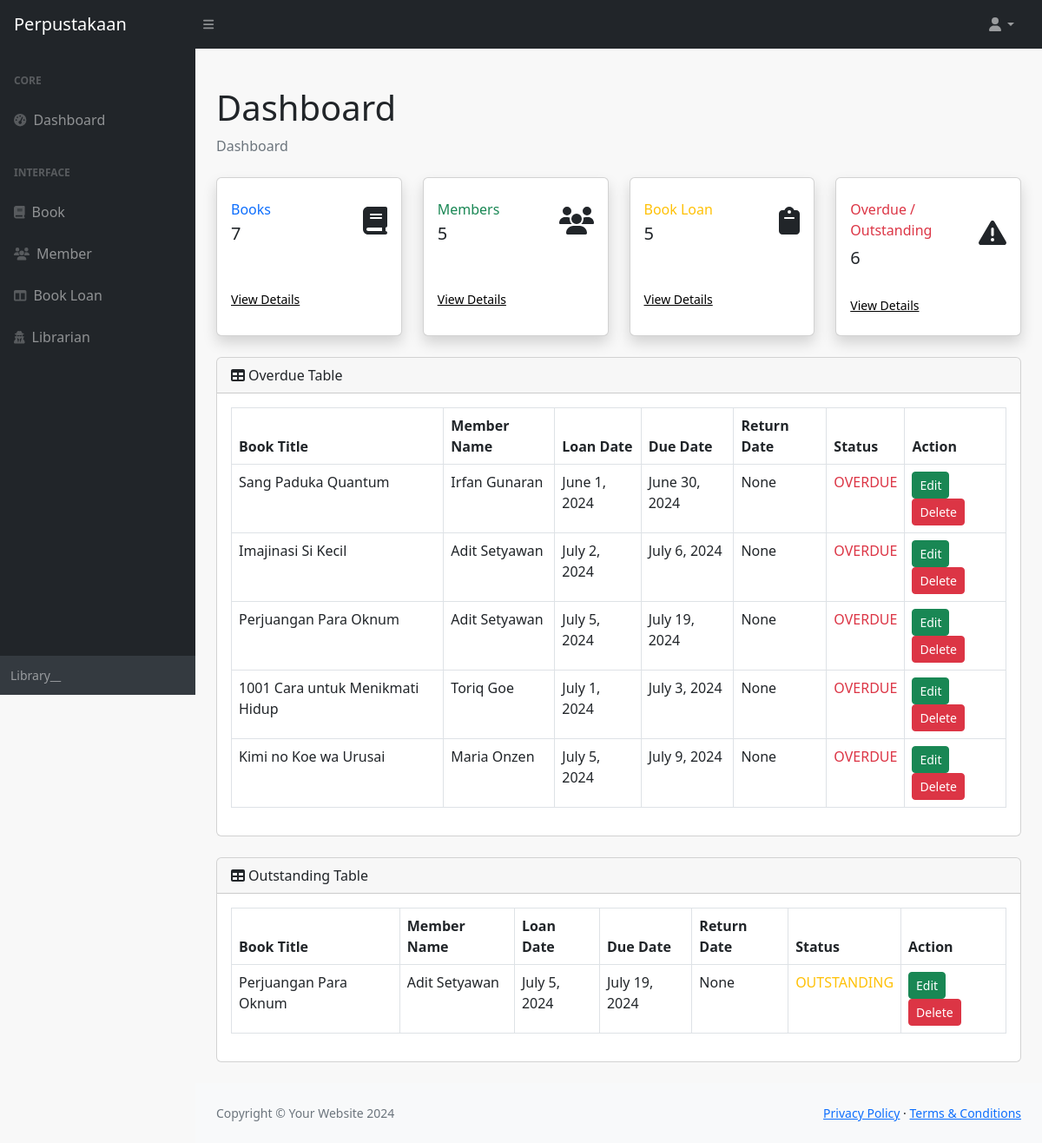
Page /home (signed in) on the committed database.
### bookloan/models.py (models this page shows, shortened)
class BookLoan(models.Model):
    book = models.ForeignKey(to=Book , on_delete=models.SET_NULL, null=True)
    member = models.ForeignKey(to=Member, on_delete=models.SET_NULL, null=True)
    librarian = models.ForeignKey(to=Librarian, on_delete=models.SET_NULL, null=True)
    loan_date = models.DateField()
    due_date = models.DateField()
    return_date = models.DateField(null=True, blank=True)
    class Meta:
        db_table = 'book_loans'

### book/models.py (models this page shows, shortened)
class Book(models.Model):
    title = models.CharField(max_length=50)
    author = models.CharField(max_length=25)
    isbn = models.CharField(max_length=15)
    published_date = models.DateField()
    class Meta:
        db_table = 'book'

### member/models.py (models this page shows, shortened)
class Member(models.Model):
    full_name = models.CharField(max_length=15)
    email = models.EmailField(unique=True)
    phone_number = models.CharField(max_length=15)
    class Meta:
        db_table = 'member'

### library_django/views.py (the view)
# urls.py: path('home', views.home, name = 'home'),
def home(request):
    today =  timezone.now().date()
    h3day = today + timedelta(days=3)
    overdue_loans = BookLoan.objects.filter(Q(due_date__lte=today) &  Q(return_date__isnull = True))
    outstand_loans = BookLoan.objects.filter(due_date__range=(today, h3day))
    bookloan_list = BookLoan.objects.all()
    count_book = Book.objects.all().count()
    count_member = Member.objects.all().count()
    count_bookloan = BookLoan.objects.all().count()
    count_overdue = overdue_loans.count()
    count_outstand = outstand_loans.count()
    count_all_over = count_overdue + count_outstand
    if 'username' in request.session:
        username = request.session['username']
        librarian_user = username
    else:
        return redirect('librarian_login')
    context = {
        'librarian_user': librarian_user,
        'count_all_over': count_all_over,
        'overdue_loans': overdue_loans,
        'outstand_loans': outstand_loans,
        'bookloan_list': bookloan_list,
        'count_book': count_book,
        'count_member': count_member,
        'count_bookloan': count_bookloan
        }
    return render(request, 'home.html',context)

### library_django/templates/home.html (shortened to what this page needs)
{% extends 'base.html' %} {% block content%}
<div class="container-fluid px-4">
  <h1 class="mt-4">Dashboard</h1>
  <ol class="breadcrumb mb-4">
    <li class="breadcrumb-item active">Dashboard</li>
  </ol>
  <div class="row">
    <div class="col-xl-3 col-md-6 mb-4">
      <div class="card shadow h-100 py-2">
        <div class="card-body">
          <div class="row no-gutters align-items-center">
            <div class="col mr-2">
              <div
                class="text-xs font-weight-bold text-primary mb-1"
              >
                Books
              </div>
              <div class="h5 mb-0 font-weight-bold text-gray-800">
                {{count_book}}
              </div>
            </div>
            <div class="col-auto">
              <i class="fas fa-book fa-2x text-gray-300"></i>
            </div>
        </div>
      </div>
      <div class="card-body d-flex align-items-center">
          <a class="small text-black" href="/book/list">View Details</a>
      </div>
      </div>
    </div>
    <div class="col-xl-3 col-md-6 mb-4">
      <div class="card shadow h-100 py-2">
        <div class="card-body">
          <div class="row no-gutters align-items-center">
            <div class="col mr-2">
              <div
                class="text-xs font-weight-bold text-success mb-1"
              >
                Members
              </div>
              <div class="h5 mb-0 font-weight-bold text-gray-800">
                {{count_member}}
              </div>
            </div>
            <div class="col-auto">
              <i class="fas fa-users fa-2x text-gray-300"></i>
            </div>
        </div>
      </div>
      <div class="card-body d-flex align-items-center">
          <a class="small text-black" href="/member/list">View Details</a>
      </div>
      </div>
    </div>
    <div class="col-xl-3 col-md-6 mb-4">
      <div class="card shadow h-100 py-2">
        <div class="card-body">
          <div class="row no-gutters align-items-center">
            <div class="col mr-2">
              <div
                class="text-xs font-weight-bold text-warning mb-1">Book Loan
              </div>
              <div class="h5 mb-0 font-weight-bold text-gray-800">
                {{count_bookloan}}
              </div>
            </div>
            <div class="col-auto">
              <i class="fas fa-clipboard fa-2x text-gray-300"></i>
            </div>
        </div>
      </div>
      <div class="card-body d-flex align-items-center">
          <a class="small text-black" href="/bookloan/list">View Details</a>
      </div>
      </div>
    </div>
    <div class="col-xl-3 col-md-6 mb-4">
      <div class="card shadow h-100 py-2">
        <div class="card-body">
          <div class="row no-gutters align-items-center">
            <div class="col mr-2">
              <div class="text-xs font-weight-bold text-danger mb-2">
                Overdue / Outstanding
              </div>
              <div class="h5 mb-0 font-weight-bold text-gray-800">{{count_all_over}}</div>
            </div>
            <div class="col-auto">
              <i class="fas fa-warning fa-2x text-gray-300"></i>
            </div>
          </div>
        </div>
        <div class="card-body d-flex align-items-center">
            <a class="small text-black" href="#">View Details</a>
        </div>
      </div>
    </div>
  </div>
  <div class="card mb-4">
    <div class="card-header"><i class="fas fa-table me-1"></i>Overdue Table</div>
    <div class="card-body">
      <table class = "table table-bordered">
        <thead>
            <tr>
                <th>Book Title</th>
                <th>Member Name</th>
                <th>Loan Date</th>
                <th>Due Date</th>
                <th>Return Date</th>
                <th>Status</th>
                <th>Action</th>
            </tr>
        </thead>
        <tbody>
            {% for bookloan in overdue_loans%}
            <tr>
                <td>{{bookloan.book.title}}</td>
                <td>{{bookloan.member.full_name}}</td>
                <td>{{bookloan.loan_date}}</td>
                <td>{{bookloan.due_date}}</td>
                <td>{{bookloan.return_date}}</td>
                <td class="text-xs font-weight-bold text-danger text-uppercase mb-1">OVERDUE</td>
                <td>
                    <a href = {% url 'edit_bookloan' bookloan.id%} class="btn btn-success btn-sm">Edit</a>
                    <a href = {% url 'delete_bookloan' bookloan.id %} class="btn btn-danger btn-sm">Delete</a>
                </td>
            </tr>
            {% endfor %}
        </tbody>
      </table>
    </div>
  </div>
  <div class="card mb-4">
    <div class="card-header"><i class="fas fa-table me-1"></i>Outstanding Table</div>
    <div class="card-body">
      <table class = "table table-bordered">
        <thead>
            <tr>
                <th>Book Title</th>
                <th>Member Name</th>
                <th>Loan Date</th>
                <th>Due Date</th>
                <th>Return Date</th>
                <th>Status</th>
                <th>Action</th>
            </tr>
        </thead>
        <tbody>
            {% for bookloan in outstand_loans%}
            <tr>
                <td>{{bookloan.book.title}}</td>
                <td>{{bookloan.member.full_name}}</td>
                <td>{{bookloan.loan_date}}</td>
                <td>{{bookloan.due_date}}</td>
                <td>{{bookloan.return_date}}</td>
                <td class="text-xs font-weight-bold text-warning text-uppercase mb-1">OUTSTANDING</td>
                <td>
                    <a href = {% url 'edit_bookloan' bookloan.id%} class="btn btn-success btn-sm">Edit</a>
                    <a href = {% url 'delete_bookloan' bookloan.id %} class="btn btn-danger btn-sm">Delete</a>
                </td>
            </tr>
            {% endfor %}
        </tbody>
      </table>
    </div>
  </div>
</div>
{% endblock content%}

### rows in the picture
BookLoan: book "Sang Paduka Quantum", member.full_name "Irfan Gunaran", loan_date "June 1, 2024", due_date "June 30, 2024", return_date "None"
BookLoan: book "Imajinasi Si Kecil", member.full_name "Adit Setyawan", loan_date "July 2, 2024", due_date "July 6, 2024", return_date "None"
BookLoan: book "Perjuangan Para Oknum", member.full_name "Adit Setyawan", loan_date "July 5, 2024", due_date "July 19, 2024", return_date "None"
BookLoan: book "1001 Cara untuk Menikmati Hidup", member.full_name "Toriq Goe", loan_date "July 1, 2024", due_date "July 3, 2024", return_date "None"
BookLoan: book "Kimi no Koe wa Urusai", member.full_name "Maria Onzen", loan_date "July 5, 2024", due_date "July 9, 2024", return_date "None"

### other values in the picture
{{ count_book }} "7"
{{ count_member }} "5"
{{ count_bookloan }} "5"
{{ count_all_over }} "6"
